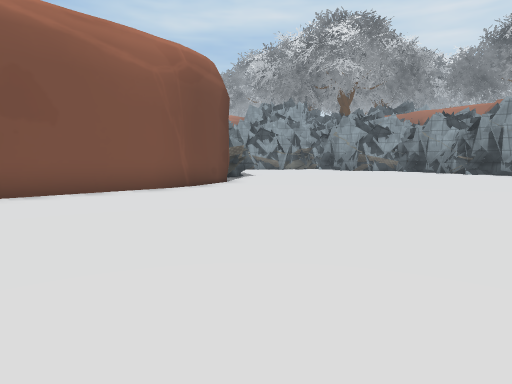
View 1 (above)

20 first-person views from a walk through a Unity game level. The camera is 1.5 m above the floor, tilts 6° down and sees 75° across. The floor is counted in squares, 1.8 m on a side. Each view is taken from the middle of a square. On the plan, view 1 faces up. The plan holds only what a view shows up to about 11 squares ahead; the rest is blank. The place goes on beyond the plan. The player character is not drawn. Some animated figures are left out. Some surface patterns are stand-ins.

View 2
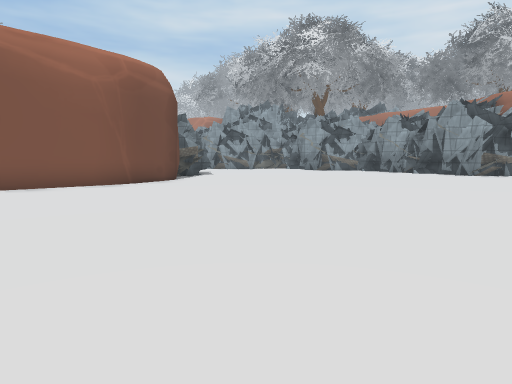

View 3
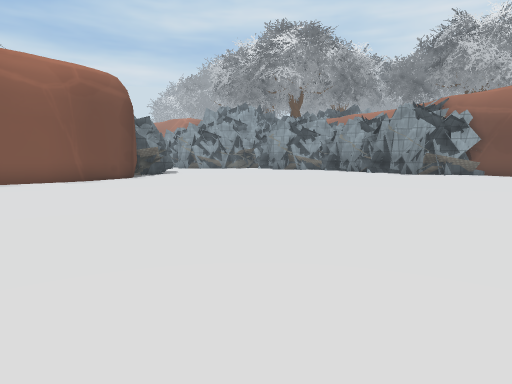

View 4
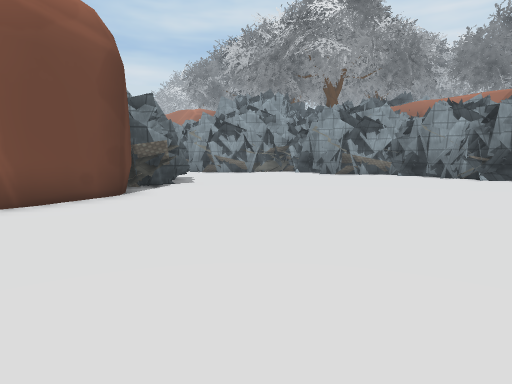

View 5
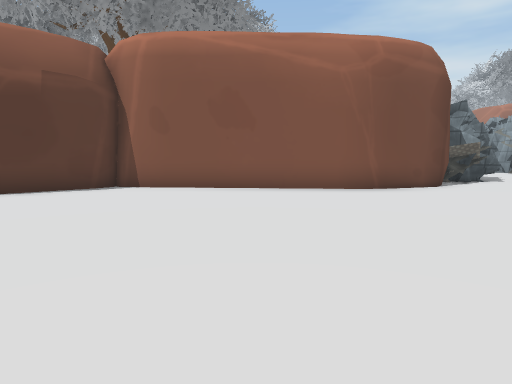

View 6
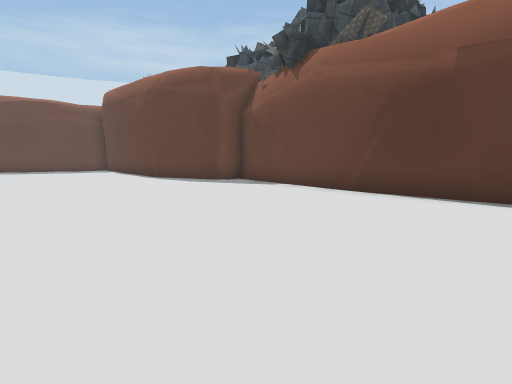

View 7
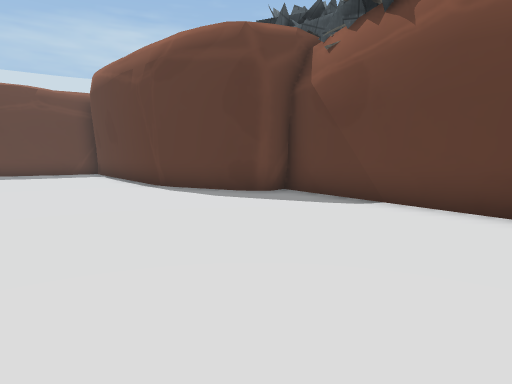

View 8
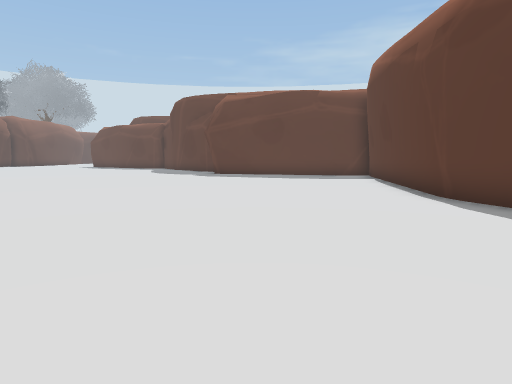

View 9
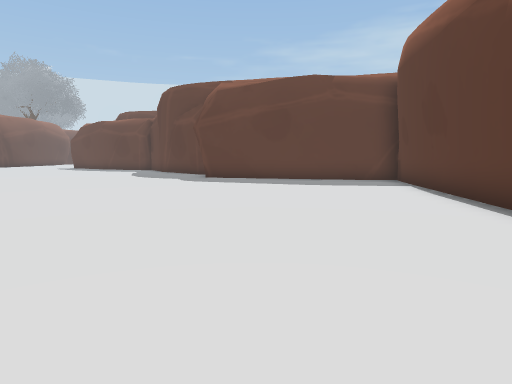

View 10
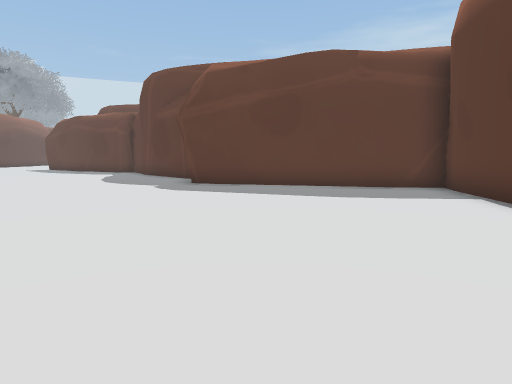

View 11
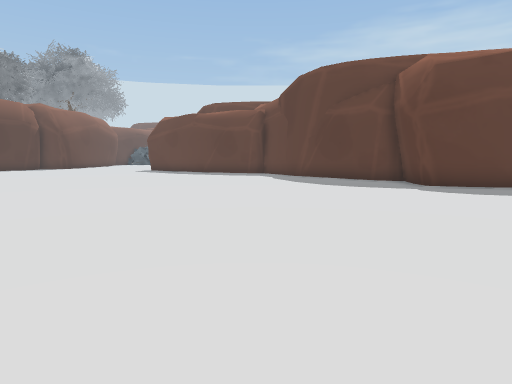

View 12
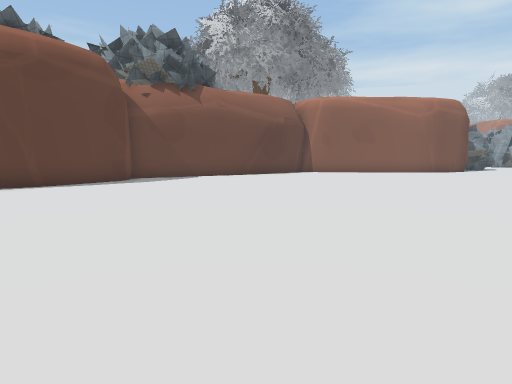

View 13
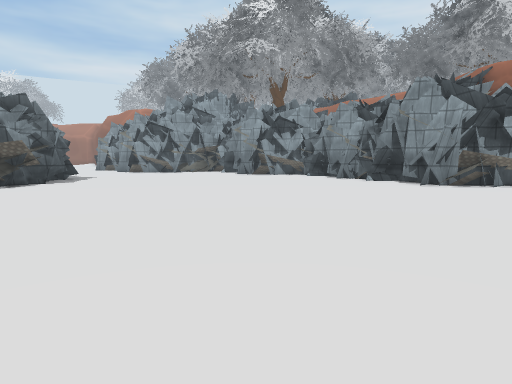

View 14
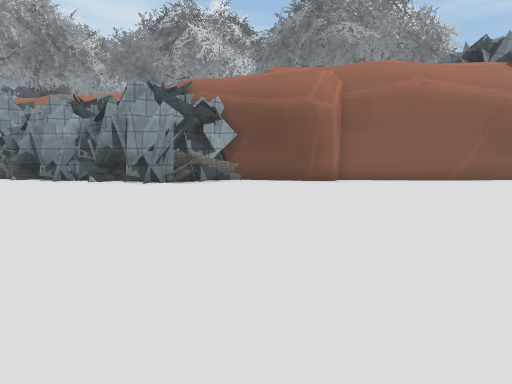

View 15
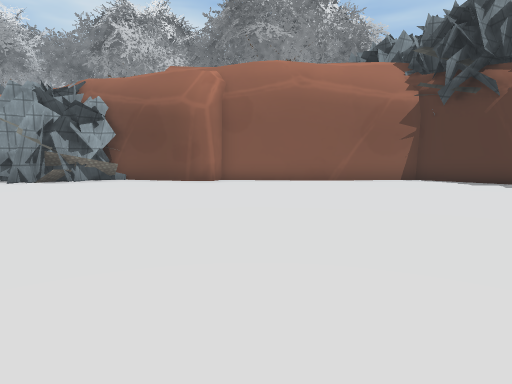

View 16
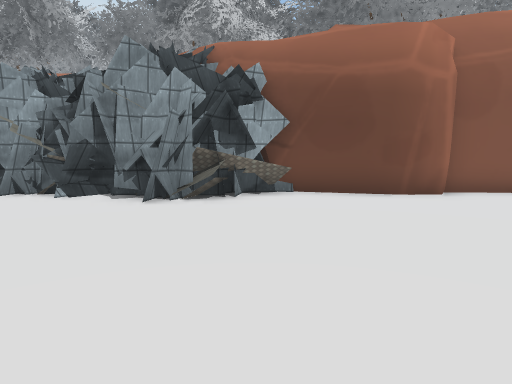

View 17
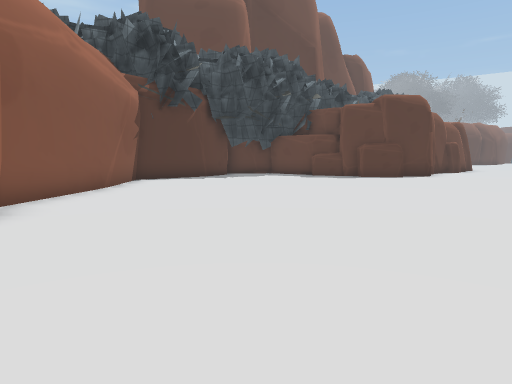

View 18
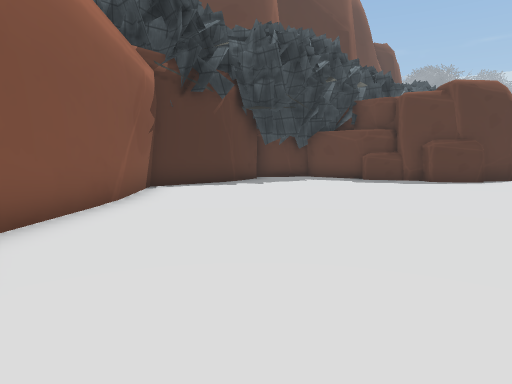

View 19
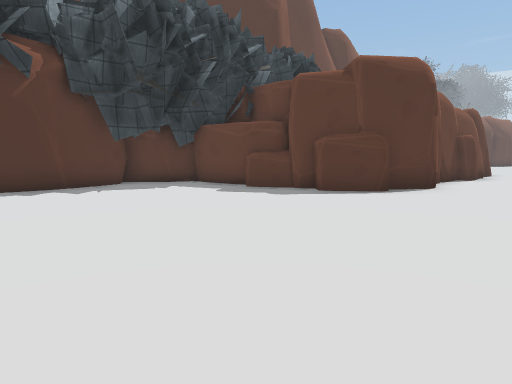

View 20
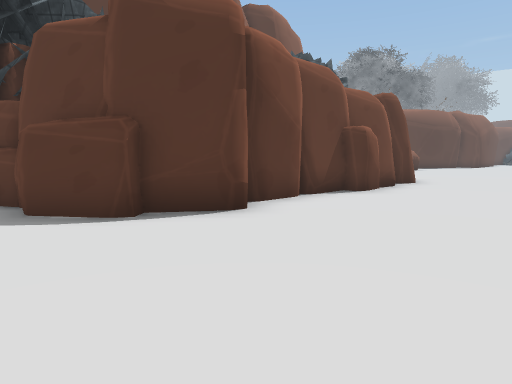

### Floor plan
Points are (right, up) in squares from view 1. A wall is a line through its corners. A room is listed if a view was taken in it or the views show most of it. See-through windows are left out.
Room 1 (views 1, 2, 3, 4, 5, 6, 7, 8, 9, 10, 11, 12, 13, 14, 15, 16, 17, 18, 19, 20)
walls: (19.4, -1.7) (21.1, -1.6); (-6.9, -7.2) (-6.8, -8.1); (-7.2, 1.6) (-8.7, -4.6) (-8.1, -4.5) (-7.6, -5.1) (-6.8, -7.8) (-8, -16); (-8.6, -4.5) (-8.1, -4.5); (-1.7, 9.6) (-2.2, 9); (-1.7, 9.7) (-2.2, 9); (-6.6, 5.3) (-7.4, 4.8) (-7.2, 4.4); (-7.2, 4.6) (-7.4, 1.1); (21.6, -1) (21.8, -0.7) (22.8, 0.3) (22.3, 0.7) (21.6, 2.3); (-1.4, -17.4) (-0.9, -17.7) (-0.9, -18.4); (-0.9, -17.7) (-0.8, -18.3) (-0.9, -19); (21.8, 1.4) (21.5, 2.8); (21.6, 2.2) (21.6, 2.8); (-0.9, 12) (-1, 11.3); (-1, 12) (-0.9, 11.3) (-1.9, 9.3) (-7.3, 4.7); (16.2, 10.1) (15.6, 10.7); (21.6, 2.7) (21.7, 5.5) (18.8, 7.8); (15.6, 10.6) (14, 13.5); (22.7, 0.2) (22.3, 0.7); (19.9, 6.8) (16.7, 10.4); (11.7, 13.3) (11.7, 14.1); (11.6, 13.7) (11.5, 14.2) (11, 14) (11, 14.7); (12.9, 13.4) (12.1, 14.2); (11.5, 14) (11, 13.8); (14.3, 12.9) (13.9, 13.7); (11.5, 14.1) (11.1, 13.7); (13.9, 13.2) (12.8, 14) (12.2, 13.2); (-0.6, 13.9) (-1.4, 13.7); (11.5, 14.3) (10.9, 13.7); (11.5, 14.4) (10.6, 14.4); (13.3, 13.8) (12.6, 13.2); (-7.8, -15.1) (-8.1, -16) (-7.3, -16); (-0.2, 14.4) (-1, 14.1); (-0.3, 14.5) (-1, 14.2); (0, 14.8) (-0.9, 14.9); (-0.1, 14.9) (-0.7, 14.8); (-8, -15.8) (-0.9, -17.6); (10.5, 15.5) (10, 15.3)
low walls: (14.3, 13) (13.9, 13.6); (-0.3, 14.4) (-0.9, 14.4); (-1, 14.2) (-0.9, 13.9); (11.4, 15.1) (10.9, 15.5)
objects: rock (15, -13) to (16, -12); rock (15, -10); rock (15, -9); rock (15, -5); rock (15, -4); rock (16, -9); rock (16, -3) to (17, -2); rock (18, -3); rock (18, -2) to (19, -2)

Where each view was taken, in squares from view 1:
view 1: 0 up, 0 right, facing up
view 2: 1 down, 2 right, facing up
view 3: 2 down, 4 right, facing up
view 4: 4 up, 2 right, facing up
view 5: 1 up, 2 right, facing up-left
view 6: 5 up, 0 right, facing down-left
view 7: 1 up, 2 left, facing down-left
view 8: 1 down, 3 left, facing down
view 9: 4 down, 3 left, facing down
view 10: 7 down, 3 left, facing down
view 11: 8 down, 4 right, facing down
view 12: 10 down, 4 right, facing up-left
view 13: 4 up, 6 right, facing up
view 14: 4 up, 6 right, facing up-right
view 15: 1 up, 9 right, facing up-right
view 16: 8 up, 8 right, facing up-right
view 17: 11 up, 10 right, facing down-right
view 18: 10 up, 13 right, facing down-right
view 19: 5 up, 12 right, facing down-right
view 20: 1 down, 11 right, facing down-right
